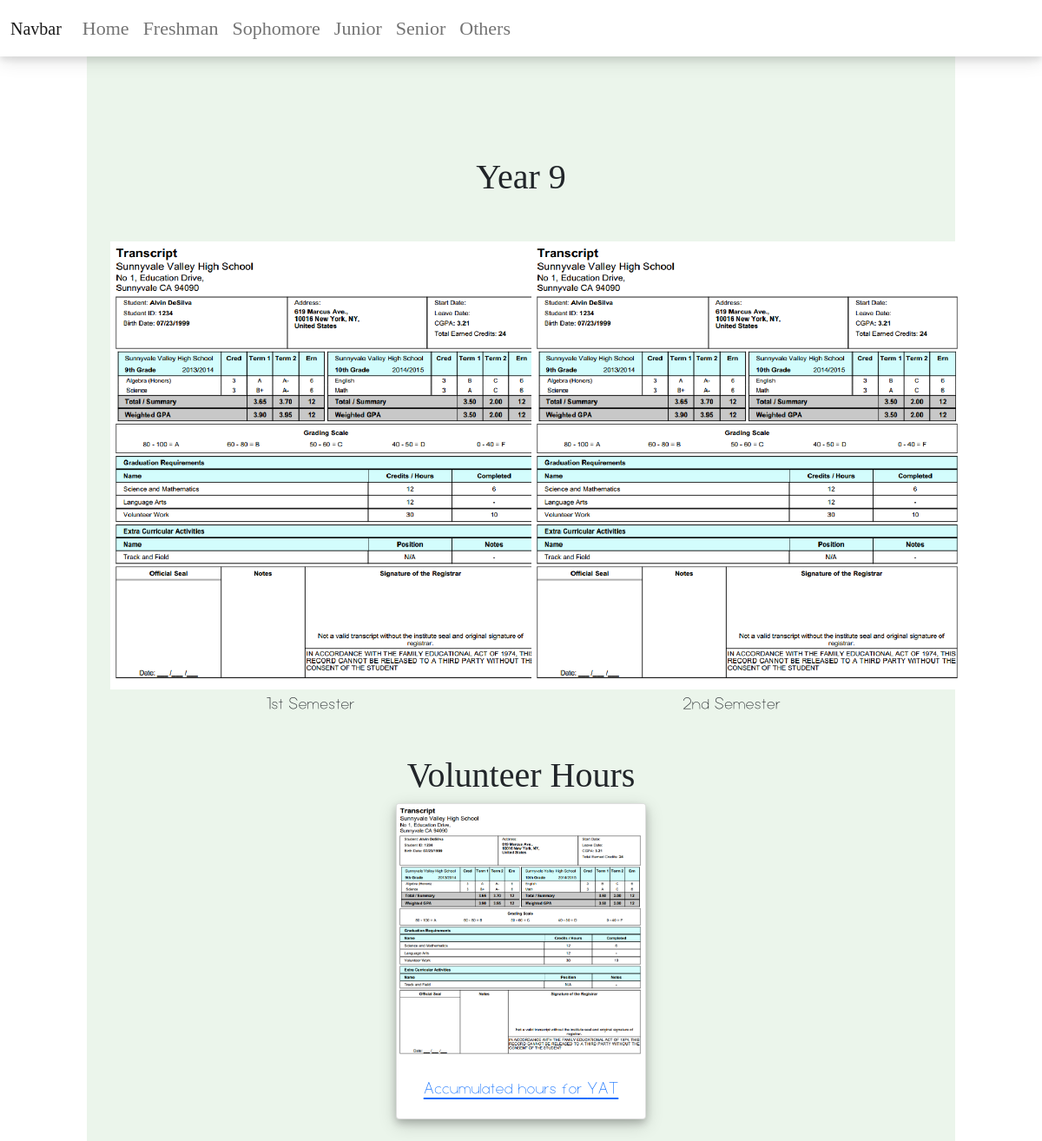
/freshman, run on the app's committed database.
### projects/models.py (models this page shows)
class SchoolGrade(models.Model):
    year = models.CharField(max_length=20)
    term = models.CharField(max_length=20)
    image = models.CharField(max_length=100)
    description = models.TextField()
    highlights = models.TextField(null=True)

class VolunteerHours(models.Model):
    name = models.CharField(max_length=100) #textfield doesnt have limit but char does
    hours = models.DecimalField(max_digits=5, decimal_places=2)
    description = models.TextField()
    year = models.CharField(max_length=20)
    image = models.CharField(max_length=100)

### projects/views.py (the view)
def all_grades(request, year):
    year_dict = {
        "freshman": "Year 9",
        "sophomore": "Year 10",
        "junior": "Year 11",
        "senior": "Year 12"
    }
    y = year_dict[year]
    volunteers = VolunteerHours.objects.filter(year=y)
    grades = SchoolGrade.objects.filter(year=y)
    print(grades)
    return render(request, "projects/year.html", {'grades': grades, 'volunteers': volunteers})

### projects/templates/projects/year.html (shortened to what this page needs)
<!DOCTYPE html>
<html lang="en">
<head>
    <link href="https://cdn.jsdelivr.net/npm/bootstrap@5.1.3/dist/css/bootstrap.min.css" rel="stylesheet">
    {% load static %}
    <link rel='stylesheet' href="{% static 'css/main.css' %}">
</head>
<body>
<nav class="navbar navbar-expand-lg navbar-light navbar-style" style="background-color: ##ffffff; color: #677a69 !important;">
  <div class="container-fluid">
    <a class="navbar-brand" href="#">Navbar</a>
    <div class="collapse navbar-collapse" id="navbarSupportedContent">
      <ul class="navbar-nav me-auto mb-2 mb-lg-0">
        <li class="nav-item">
          <a class="nav-link" aria-current="page" href="https://yumeng-zou-highschool.herokuapp.com/">Home</a>
        </li>
        <li class="nav-item">
          <a class="nav-link" href="freshman">Freshman</a>
        </li>
        <li class="nav-item">
          <a class="nav-link" href="sophomore">Sophomore</a>
        </li>
		  <li class="nav-item">
          <a class="nav-link" href="junior">Junior</a>
        </li>
		  <li class="nav-item">
          <a class="nav-link" href="senior">Senior</a>
        </li>
		  <li class="nav-item">
          <a class="nav-link" href="others">Others</a>
        </li>
      </ul>
    </div>
  </div>
</nav>
{% load static %}
	<div style ="margin: 0px 100px 0px 100px; text-align: center; background-color: #ebf5eb; padding: 15px; padding-top:90px;">
		<div style="margin: 90px 0px 50px 0px">
        <h1>{{grades.0.year}}</h1>
        </div>
	<div class="container">
	  <div class="row">
          {% for grade in grades%}
		  <div class="col-6">
			<img src={% static grade.image%} width="500">
              <p>{{grade.term}}</p>
              </div>
          {%endfor%}
	  </div>
	</div>
	<br>
<div style="text-align: center">
	<h1>Volunteer Hours</h1>
	{% for v in volunteers%}
	<div class="card volunteer-card" style="width: 18rem; margin: 0 auto; float: none; margin-bottom: 10px;">
       <a href="">
  <img src={% static grades.0.image%} class="card-img-top" alt="...">
  <div class="card-body">
    <p class="card-text">Accumulated hours for {{v.name}}</p>
  </div>
       </a>
</div>
	{%endfor%}
	</div>
	</div>
</body>
</html>

### projects/static/css/main.css (style rules this page uses)
h1 { font-family: Luam-Regular; }
p { font-family: Luam-Light; font-size: 23px; }
.volunteer-card { box-shadow: 0 4px 8px 0 rgba(0, 0, 0, 0.2), 0 6px 20px 0 rgba(0, 0, 0, 0.19); }
.navbar-style { box-shadow: 0 4px 8px 0 rgba(0, 0, 0, 0.1), 0 6px 20px 0 rgba(0, 0, 0, 0.1); position: fixed; top: 0; width: 100%; background-color: #ffffff; font-family: Luam-Regular !important; font-size: 22px !important; z-index: 999 !important; }

### data on the page
SchoolGrade: year "Year 9", image (picture), term "1st Semester"
SchoolGrade: image (picture), term "2nd Semester"
VolunteerHours: image (picture), name "YAT"
